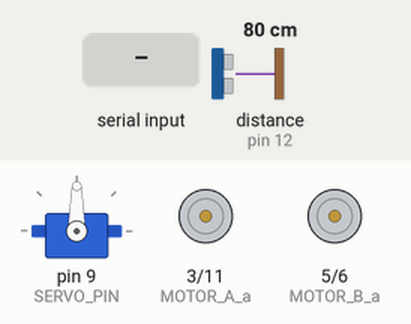
The sketch below on a simulated Arduino Uno, built with avr-gcc and run on an emulated ATmega328P. On the bench: servo, motor-driver pin pairs drawn as motors (green arrow = first pin HIGH = forward, orange = second pin HIGH = backward, longer = more drive). Inputs (shaded band) come from the test bench; at power-on: distance to the obstacle (sensor on pin 12) 80 cm. The echo pulse lasts 58.3 µs per cm.

Above: at 1.8 s.
1.9 s: "S" received over the second serial link
At 2.9 s:
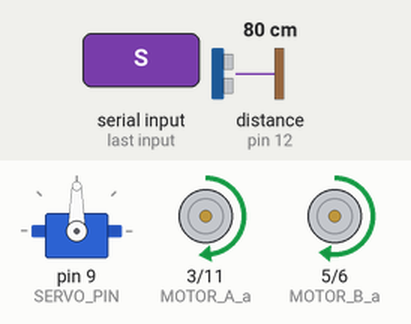
3.4 s: distance to the obstacle (sensor on pin 12) set to 23 cm
4.9 s: distance to the obstacle (sensor on pin 12) set to 18 cm
At 5.6 s:
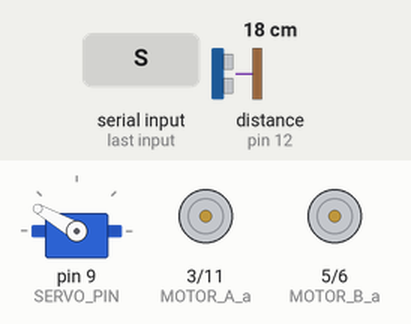
At 7.1 s:
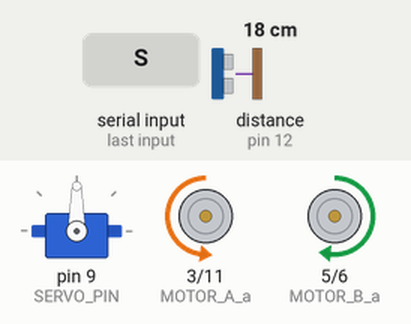
Timing chart, 0 to 13.9 s (numbered marks = the images above; inputs shaded):
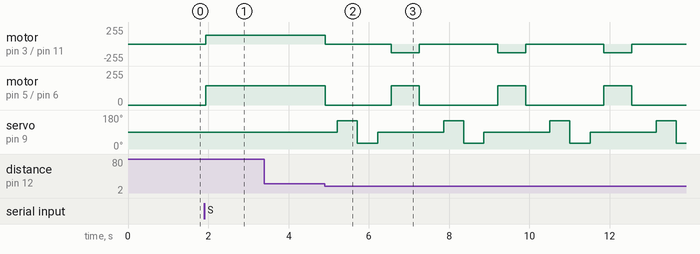

Measured:
- the behaviour switches between 21 and 20 cm on distance to the obstacle (sensor on pin 12) (found by bisection; images 1 and 2)
- after the input at 1.9 s, motor on pin 3 (MOTOR_A_a) / pin 11 (MOTOR_A_b): stopped → forward 130/255 at once; motor on pin 5 (MOTOR_B_a) / pin 6 (MOTOR_B_b): stopped → forward 145/255 at once
- after the input at 3.4 s, every drawn part: stays the same
- after the input at 4.9 s, motor on pin 3 (MOTOR_A_a) / pin 11 (MOTOR_A_b): forward 130/255 → stopped at once, then repeats every 2.6 s: backward 130/255 0.70 s, stopped 1.9 s; motor on pin 5 (MOTOR_B_a) / pin 6 (MOTOR_B_b): forward 145/255 → stopped at once, then repeats every 2.6 s: forward 145/255 0.70 s, stopped 1.9 s

The sketch:

ulSensor_delay_experiment.ino
```cpp
#include <Servo.h>
#include <SoftwareSerial.h>

// 핀 정의
#define TRIG 13
#define ECHO 12
#define SERVO_PIN 9

#define MOTOR_A_a 3
#define MOTOR_A_b 11
#define MOTOR_B_a 5
#define MOTOR_B_b 6

// 속도
#define SPEED_R 130
#define SPEED_L 145

SoftwareSerial bluetooth(2, 4); // RX, TX
Servo myServo;
float lastDist = 100;
int obstacleCount = 0;
const int MAX_COUNT = 30;

// ─────────────────────────────────────────
void setup() {
  pinMode(MOTOR_A_a, OUTPUT); pinMode(MOTOR_A_b, OUTPUT);
  pinMode(MOTOR_B_a, OUTPUT); pinMode(MOTOR_B_b, OUTPUT);
  pinMode(TRIG, OUTPUT);
  pinMode(ECHO, INPUT);

  myServo.attach(SERVO_PIN); //서보모터 9번핀 연결
  myServo.write(90); //서보모터 정면 초기화
  delay(1000); //서보모터가 정면으로 이동할 시간
  myServo.detach();

  bluetooth.begin(9600);

  while (true) {
    if (bluetooth.available()) {
      char c = bluetooth.read();
      if (c == 'S' || c == 's') break;
    }
  }
}

// ─────────────────────────────────────────
void loop() {
  unsigned long t = millis();
  float dist = getDistance();

   if (obstacleCount >= MAX_COUNT) {
    stopMotors();
    return;
  }

 if (dist > 0 && dist < 20) {
    obstacleCount++;
    stopMotors();
    delay(300);

    myServo.attach(SERVO_PIN); //장애물 감지했을 때 서보 연결
    myServo.write(150);
    delay(500);
    float distLeft = getDistance();

    myServo.write(30);
    delay(500);
    float distRight = getDistance();

    myServo.write(90);
    delay(300);
    myServo.detach();  //서보 연결 해제

    if (distLeft >= distRight) {
      bluetooth.print(t); bluetooth.print(",");
      bluetooth.print(dist); bluetooth.print(",");
      bluetooth.print(distLeft); bluetooth.print(",");
      bluetooth.print(distRight); bluetooth.print(",");
      bluetooth.println("LEFT,OBSTACLE");
      turnRight(); delay(700); stopMotors();
    } else {
      bluetooth.print(t); bluetooth.print(",");
      bluetooth.print(dist); bluetooth.print(",");
      bluetooth.print(distLeft); bluetooth.print(",");
      bluetooth.print(distRight); bluetooth.print(",");
      bluetooth.println("RIGHT,OBSTACLE");
      turnLeft(); delay(700); stopMotors();
    }

  } else {
    bluetooth.print(t); bluetooth.print(",");
    bluetooth.print(dist); bluetooth.print(",");
    bluetooth.println("-1,-1,-1,DRIVING");
    moveForward();
  }

  delay(300);
}

// 거리 측정
float getDistance() {
  digitalWrite(TRIG, LOW); delayMicroseconds(2);
  digitalWrite(TRIG, HIGH); delayMicroseconds(10);
  digitalWrite(TRIG, LOW);
  unsigned long duration = pulseIn(ECHO, HIGH, 30000);
  if (duration == 0) return lastDist;
  float dist = duration * 0.034 / 2;
  if (dist < 2) return lastDist; //노이즈 처리
  lastDist = dist;
  return dist;
}

// 모터 제어
void moveForward() {
  analogWrite(MOTOR_A_a, SPEED_R); digitalWrite(MOTOR_A_b, LOW);
  analogWrite(MOTOR_B_a, SPEED_L); digitalWrite(MOTOR_B_b, LOW);
}
void turnRight() {
  digitalWrite(MOTOR_A_a, LOW); analogWrite(MOTOR_A_b, SPEED_R);
  analogWrite(MOTOR_B_a, SPEED_L); digitalWrite(MOTOR_B_b, LOW);
}
void turnLeft() {
  analogWrite(MOTOR_A_a, SPEED_R); digitalWrite(MOTOR_A_b, LOW);
  digitalWrite(MOTOR_B_a, LOW); analogWrite(MOTOR_B_b, SPEED_L);
}
void stopMotors() {
  digitalWrite(MOTOR_A_a, LOW); digitalWrite(MOTOR_A_b, LOW);
  digitalWrite(MOTOR_B_a, LOW); digitalWrite(MOTOR_B_b, LOW);
}
```
